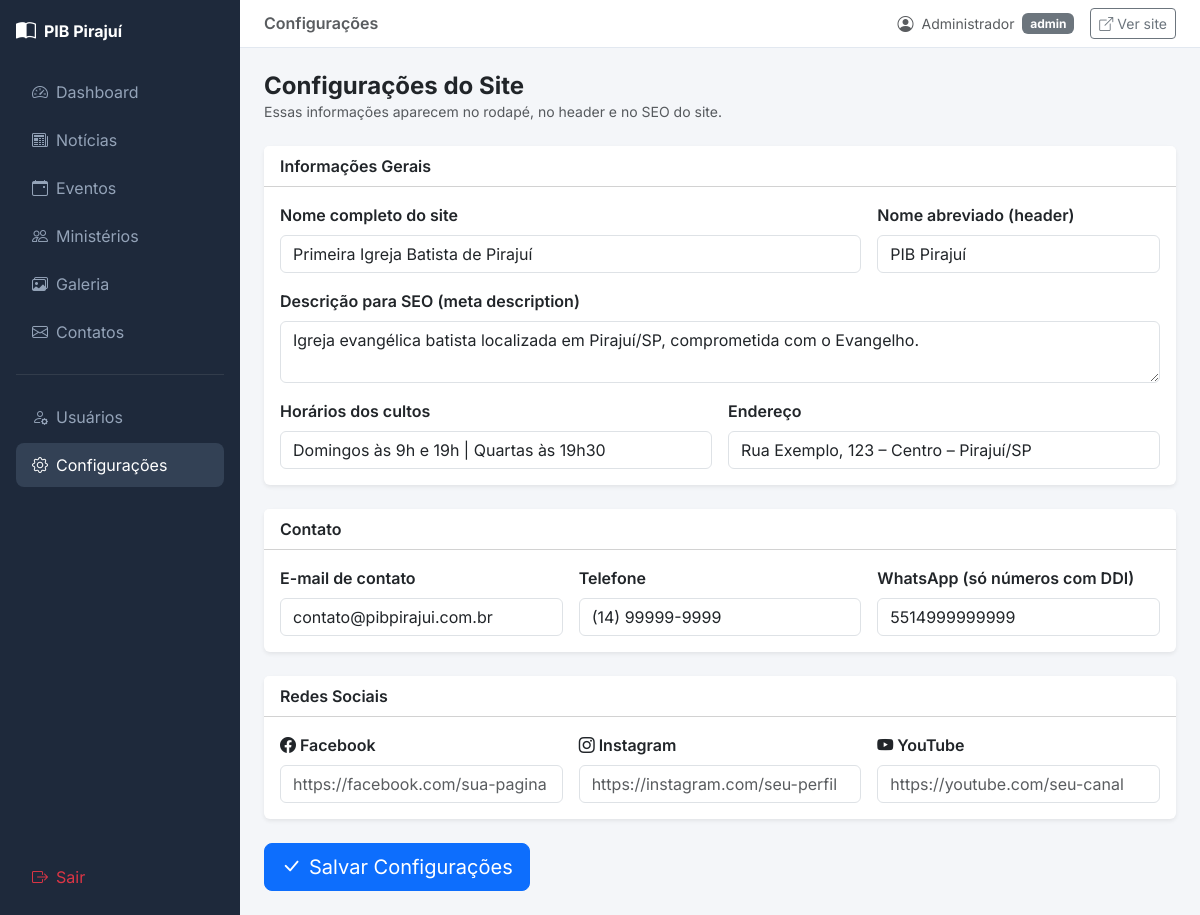
/admin/configuracoes.php (signed in), run on the app's committed database.
### tables this page shows
CREATE TABLE IF NOT EXISTS `configuracoes` (
    `id`       INT(11)      NOT NULL AUTO_INCREMENT,
    `chave`    VARCHAR(100) NOT NULL COMMENT 'Nome da configuração, ex: site_nome',
    `valor`    TEXT         NULL     COMMENT 'Valor da configuração',
    `descricao` VARCHAR(255) NULL    COMMENT 'Descrição amigável para o painel',
    PRIMARY KEY (`id`),
    UNIQUE KEY `uq_chave` (`chave`)
);

### php/crud/configuracoes_crud.php (called while the page is built, shortened)
<?php
function configuracoes_listar_todas(PDO $pdo): array {
    $stmt = $pdo->query('SELECT chave, valor, descricao FROM configuracoes ORDER BY chave ASC');
    $resultado = [];
    foreach ($stmt->fetchAll() as $linha) {
        $resultado[$linha['chave']] = $linha;
    }
    return $resultado;
}

### includes/functions.php (called while the page is built, shortened)
<?php
function sanitizar(string $dado): string {
    return htmlspecialchars(trim($dado), ENT_QUOTES, 'UTF-8');
}

### admin/configuracoes.php (the view, shortened to what this page needs)
<?php
require_once __DIR__ . '/../includes/db.php';
require_once __DIR__ . '/../includes/functions.php';
require_once __DIR__ . '/../php/crud/configuracoes_crud.php';
$configs = configuracoes_listar_todas($pdo);
$val = fn($chave) => sanitizar($configs[$chave]['valor'] ?? '');
require_once __DIR__ . '/includes/admin_header.php';
?>
<div class="mb-4">
    <h2 class="h4 fw-bold mb-0">Configurações do Site</h2>
    <p class="text-muted small">Essas informações aparecem no rodapé, no header e no SEO do site.</p>
</div>
<form method="POST">
    <div class="card border-0 shadow-sm mb-4">
        <div class="card-header bg-white fw-semibold">Informações Gerais</div>
        <div class="card-body">
            <div class="row g-3">
                <div class="col-md-8">
                    <label class="form-label fw-semibold">Nome completo do site</label>
                    <input type="text" name="site_nome" class="form-control" value="<?= $val('site_nome') ?>">
                </div>
                <div class="col-md-4">
                    <label class="form-label fw-semibold">Nome abreviado (header)</label>
                    <input type="text" name="site_nome_curto" class="form-control" value="<?= $val('site_nome_curto') ?>">
                </div>
                <div class="col-12">
                    <label class="form-label fw-semibold">Descrição para SEO (meta description)</label>
                    <textarea name="site_descricao_meta" class="form-control" rows="2"><?= $val('site_descricao_meta') ?></textarea>
                </div>
                <div class="col-md-6">
                    <label class="form-label fw-semibold">Horários dos cultos</label>
                    <input type="text" name="site_horario_culto" class="form-control" value="<?= $val('site_horario_culto') ?>"
                           placeholder="Domingos às 9h e 19h | Quartas às 19h30">
                </div>
                <div class="col-md-6">
                    <label class="form-label fw-semibold">Endereço</label>
                    <input type="text" name="site_endereco" class="form-control" value="<?= $val('site_endereco') ?>">
                </div>
            </div>
        </div>
    </div>
    <div class="card border-0 shadow-sm mb-4">
        <div class="card-header bg-white fw-semibold">Contato</div>
        <div class="card-body">
            <div class="row g-3">
                <div class="col-md-4">
                    <label class="form-label fw-semibold">E-mail de contato</label>
                    <input type="email" name="site_email" class="form-control" value="<?= $val('site_email') ?>">
                </div>
                <div class="col-md-4">
                    <label class="form-label fw-semibold">Telefone</label>
                    <input type="text" name="site_telefone" class="form-control" value="<?= $val('site_telefone') ?>">
                </div>
                <div class="col-md-4">
                    <label class="form-label fw-semibold">WhatsApp (só números com DDI)</label>
                    <input type="text" name="site_whatsapp" class="form-control" value="<?= $val('site_whatsapp') ?>"
                           placeholder="5514999999999">
                </div>
            </div>
        </div>
    </div>
    <div class="card border-0 shadow-sm mb-4">
        <div class="card-header bg-white fw-semibold">Redes Sociais</div>
        <div class="card-body">
            <div class="row g-3">
                <div class="col-md-4">
                    <label class="form-label fw-semibold"><i class="bi bi-facebook me-1"></i>Facebook</label>
                    <input type="url" name="site_facebook" class="form-control" value="<?= $val('site_facebook') ?>"
                           placeholder="https://facebook.com/sua-pagina">
                </div>
                <div class="col-md-4">
                    <label class="form-label fw-semibold"><i class="bi bi-instagram me-1"></i>Instagram</label>
                    <input type="url" name="site_instagram" class="form-control" value="<?= $val('site_instagram') ?>"
                           placeholder="https://instagram.com/seu-perfil">
                </div>
                <div class="col-md-4">
                    <label class="form-label fw-semibold"><i class="bi bi-youtube me-1"></i>YouTube</label>
                    <input type="url" name="site_youtube" class="form-control" value="<?= $val('site_youtube') ?>"
                           placeholder="https://youtube.com/seu-canal">
                </div>
            </div>
        </div>
    </div>
    <button type="submit" class="btn btn-primary btn-lg">
        <i class="bi bi-check-lg me-2"></i>Salvar Configurações
    </button>
</form>
<?php require_once __DIR__ . '/includes/admin_footer.php'; ?>

### admin/includes/admin_header.php (style rules this page uses)
body { font-family: 'Inter', sans-serif; background: #f4f6f9; }

### data on the page
configuracoes: site_nome "Primeira Igreja Batista de Pirajuí"
configuracoes: site_nome_curto "PIB Pirajuí"
configuracoes: site_descricao_meta "Igreja evangélica batista localizada em Pirajuí/SP, comprometida com o Evangelho."
configuracoes: site_horario_culto "Domingos às 9h e 19h | Quartas às 19h30"
configuracoes: site_endereco "Rua Exemplo, 123 – Centro – Pirajuí/SP"
configuracoes: site_email "contato@pibpirajui.com.br"
configuracoes: site_telefone "(14) 99999-9999"
configuracoes: site_whatsapp "5514999999999"

### other printed values
$_titulo_adm "Configurações"
$_admin_nome "Administrador"
$_admin_nivel "admin"
